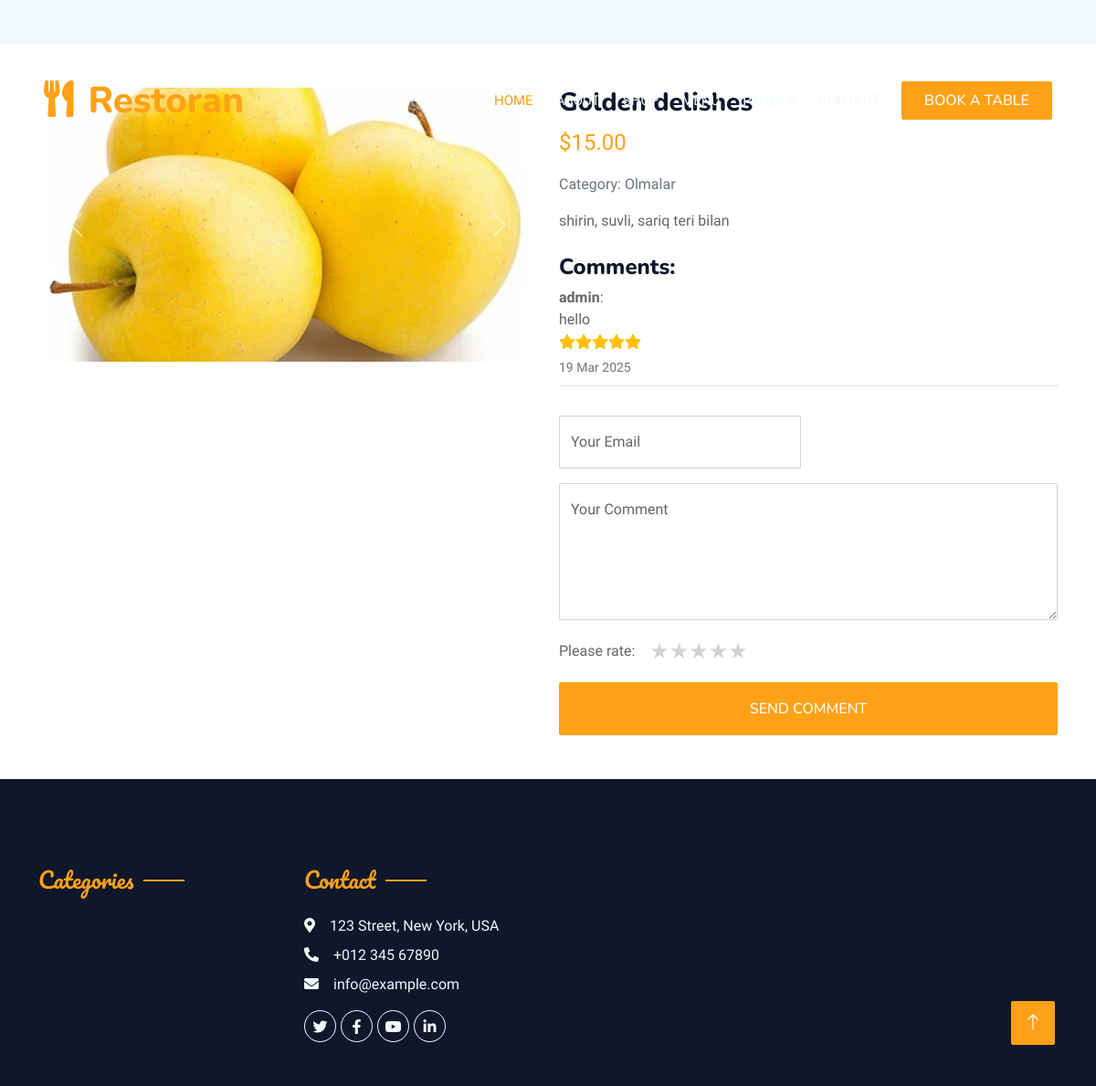
/product/1/, run on the app's committed database.
### shop/models.py (models this page shows, shortened)
class ProductImage(models.Model):
    image = models.ImageField(upload_to="products/images/")
    product = models.ForeignKey(Product, on_delete=models.CASCADE, related_name="images")

class Product(models.Model):
    name = models.CharField(max_length=250)
    slug = models.SlugField(max_length=250, unique=True)
    description = models.CharField(max_length=500, null=True, blank=True)
    price = models.DecimalField(max_digits=10, decimal_places=2)
    discount = models.DecimalField(max_digits=5, decimal_places=2, default=0)
    quantity = models.IntegerField(default=50)
    volume = models.CharField(max_length=4, choices=VOLUMES)
    category = models.ForeignKey(Category, on_delete=models.CASCADE, related_name="products")
    additional = models.ForeignKey(Additional, on_delete=models.PROTECT, related_name='products')

class Category(models.Model):
    name = models.CharField(max_length=100, unique=True)
    slug = models.SlugField(max_length=100, unique=True)
    image = models.ImageField(upload_to="category/image/", null=True, blank=True)
    parent = models.ForeignKey('self', on_delete=models.SET_NULL, null=True, blank=True)

class Comment(models.Model):
    author = models.ForeignKey(User, on_delete=models.CASCADE, verbose_name="Author")
    comment = models.TextField(verbose_name="Comment by author")
    product = models.ForeignKey(Product, on_delete=models.CASCADE, related_name="comments")
    rating = models.IntegerField(
        validators=[MinValueValidator(1), MaxValueValidator(5)],
        null=True, blank=True
    )
    created_at = models.DateTimeField(auto_now_add=True)

### shop/views.py (the view)
# urls.py: path('product/<int:product_id>/', ProductDetailView.as_view(), name='product_detail'),
class ProductDetailView(DetailView):
    model = Product
    context_object_name = "product"
    pk_url_kwarg = 'product_id'
    template_name = 'shop/product_detail.html'
    def get_context_data(self, **kwargs):
        context = super().get_context_data(**kwargs)
        context['comments'] = self.object.comments.all()
        return context

### shop/templates/shop/product_detail.html (shortened to what this page needs)
{% extends "base.html" %}
{% block content %}
<div class="container mt-5 pt-5">
    <div class="row">
        <div class="col-lg-6">
            {% if product.images.all %}
            <div id="productCarousel-{{ product.slug }}" class="carousel slide" data-bs-ride="carousel">
                <div class="carousel-inner">
                    {% for image_obj in product.images.all %}
                    <div class="carousel-item {% if forloop.first %}active{% endif %}">
                        <img src="{{ image_obj.image.url }}" class="d-block w-100" alt="{{ product.name }}" style="height: 300px; object-fit: cover;">
                    </div>
                    {% endfor %}
                </div>
                {% if product.images.count > 1 %}
                <button class="carousel-control-prev" type="button" data-bs-target="#productCarousel-{{ product.slug }}" data-bs-slide="prev">
                    <span class="carousel-control-prev-icon"></span>
                </button>
                <button class="carousel-control-next" type="button" data-bs-target="#productCarousel-{{ product.slug }}" data-bs-slide="next">
                    <span class="carousel-control-next-icon"></span>
                </button>
                {% endif %}
            </div>
            {% else %}
            <p>No image available</p>
            {% endif %}
        </div>
        <div class="col-lg-6">
            <h3>{{ product.name }}</h3>
            <p class="text-primary fs-4">${{ product.price }}</p>
            <p class="text-muted">Category: {{ product.category.name }}</p>
            <p>{{ product.description }}</p>
            <h4 class="mt-4"> Comments: </h4>
            <div class="overflow-auto" style="max-height: 250px;">
                {% for comment in comments %}
                <div class="border-bottom pb-2 mb-2">
                    <strong>{{ comment.author.username }}</strong>:
                    <p class="mb-1">{{ comment.comment }}</p>
                    <div class="d-flex mb-2">
                        {% for i in "12345" %}
                            {% if i|add:0 <= comment.rating %}
                                <i class="fa fa-star text-warning"></i>
                            {% else %}
                                <i class="fa fa-star text-secondary"></i>
                            {% endif %}
                        {% endfor %}
                    </div>
                    <small class="text-muted">{{ comment.created_at|date:"d M Y" }}</small>
                </div>
                {% empty %}
                <p>There are no reviews yet.</p>
                {% endfor %}
            </div>
            <form method="post" action="{% url 'add_comment' product.id %}" class="mt-4">
                <div class="row g-3">
                    <div class="col-md-6">
                        <div class="form-floating">
                            <input type="email" name="email" class="form-control" id="email" placeholder="Your Email" required>
                            <label for="email">Your Email</label>
                        </div>
                    </div>
                    <div class="col-12">
                        <div class="form-floating">
                            <textarea name="comment" class="form-control" placeholder="Leave a comment here" id="comment" style="height: 150px" required></textarea>
                            <label for="comment">Your Comment</label>
                        </div>
                    </div>
                    <div class="col-12">
                        <div class="d-flex align-items-center">
                            <p class="mb-0 me-3">Please rate:</p>
                            <div class="stars">
                                <span class="star" data-value="5">★</span>
                                <span class="star" data-value="4">★</span>
                                <span class="star" data-value="3">★</span>
                                <span class="star" data-value="2">★</span>
                                <span class="star" data-value="1">★</span>
                            </div>
                        </div>
                    </div>
                    <div class="col-12">
                        <button type="submit" class="btn btn-primary w-100 py-3">Send Comment</button>
                    </div>
                </div>
            </form>
        </div>
    </div>
</div>
{% endblock %}

### staticfiles/css/style.css (style rules this page uses)
:root { --primary: #FEA116; --light: #F1F8FF; --dark: #0F172B; }
.btn { font-family: 'Nunito', sans-serif; font-weight: 500; text-transform: uppercase; transition: .5s; }
.btn.btn-primary, .btn.btn-secondary { color: #FFFFFF; }

### shop/templates/shop/product_detail.html (style rules this page uses)
.stars { display: flex; flex-direction: row-reverse; justify-content: flex-start; }
.star { font-size: 24px; cursor: pointer; color: lightgray; }

### data on the page
ProductImage: image (picture)
Product: name "Golden delishes", price "15.00", category.name "Olmalar", description "shirin, suvli, sariq teri bilan"
Comment: author.username "admin", comment "hello", rating 5 (drawn), created_at "19 Mar 2025"
